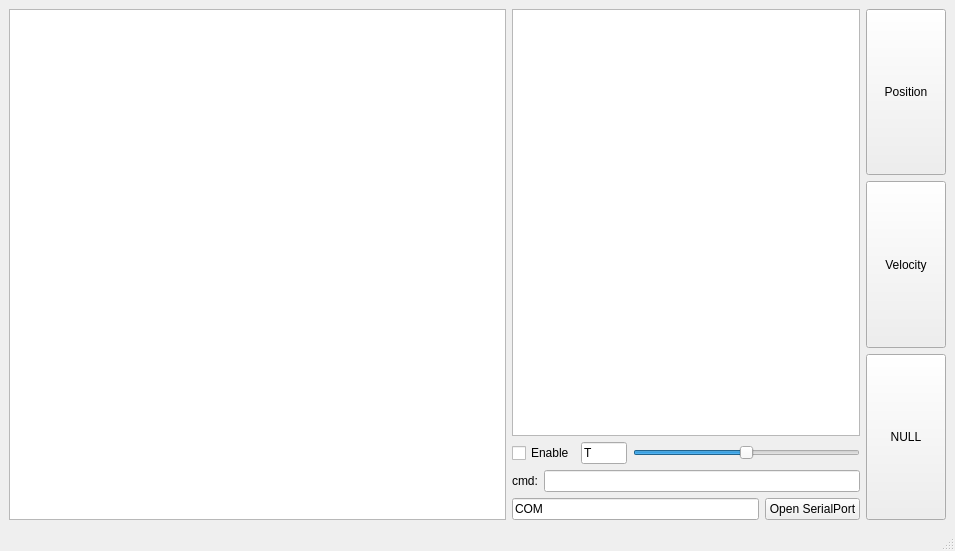
<?xml version="1.0" encoding="UTF-8"?>
<ui version="4.0">
 <class>MainWindow</class>
 <widget class="QMainWindow" name="MainWindow">
  <property name="geometry">
   <rect>
    <x>0</x>
    <y>0</y>
    <width>955</width>
    <height>551</height>
   </rect>
  </property>
  <property name="windowTitle">
   <string>MainWindow</string>
  </property>
  <widget class="QWidget" name="centralwidget">
   <layout class="QGridLayout" name="gridLayout">
    <item row="0" column="0">
     <layout class="QHBoxLayout" name="horizontalLayout_2" stretch="10,7,1">
      <item>
       <widget class="QPlainTextEdit" name="plainTextEdit_recvWnd"/>
      </item>
      <item>
       <layout class="QVBoxLayout" name="verticalLayout">
        <item>
         <widget class="QPlainTextEdit" name="plainTextEdit_logWnd"/>
        </item>
        <item>
         <layout class="QHBoxLayout" name="horizontalLayout_3" stretch="0,1,5">
          <item>
           <widget class="QCheckBox" name="checkBox_slidBarEnable">
            <property name="text">
             <string>Enable</string>
            </property>
           </widget>
          </item>
          <item>
           <widget class="QLineEdit" name="lineEdit_cmdPrefix">
            <property name="text">
             <string>T</string>
            </property>
           </widget>
          </item>
          <item>
           <widget class="QSlider" name="horizontalSlider">
            <property name="minimum">
             <number>-200</number>
            </property>
            <property name="maximum">
             <number>200</number>
            </property>
            <property name="orientation">
             <enum>Qt::Horizontal</enum>
            </property>
            <property name="tickPosition">
             <enum>QSlider::NoTicks</enum>
            </property>
           </widget>
          </item>
         </layout>
        </item>
        <item>
         <layout class="QHBoxLayout" name="horizontalLayout_4">
          <item>
           <widget class="QLabel" name="label">
            <property name="text">
             <string>cmd:</string>
            </property>
           </widget>
          </item>
          <item>
           <widget class="QLineEdit" name="lineEdit_cmdline"/>
          </item>
         </layout>
        </item>
        <item>
         <layout class="QHBoxLayout" name="horizontalLayout">
          <item>
           <widget class="QLineEdit" name="lineEdit_serialPortName">
            <property name="text">
             <string>COM</string>
            </property>
           </widget>
          </item>
          <item>
           <widget class="QPushButton" name="pushButton_openSerialPort">
            <property name="text">
             <string>Open SerialPort</string>
            </property>
           </widget>
          </item>
         </layout>
        </item>
       </layout>
      </item>
      <item>
       <layout class="QVBoxLayout" name="verticalLayout_2">
        <item>
         <widget class="QPushButton" name="pushButton_position">
          <property name="sizePolicy">
           <sizepolicy hsizetype="Minimum" vsizetype="Expanding">
            <horstretch>0</horstretch>
            <verstretch>0</verstretch>
           </sizepolicy>
          </property>
          <property name="text">
           <string>Position</string>
          </property>
         </widget>
        </item>
        <item>
         <widget class="QPushButton" name="pushButton_velocity">
          <property name="sizePolicy">
           <sizepolicy hsizetype="Minimum" vsizetype="Expanding">
            <horstretch>0</horstretch>
            <verstretch>0</verstretch>
           </sizepolicy>
          </property>
          <property name="text">
           <string>Velocity</string>
          </property>
         </widget>
        </item>
        <item>
         <widget class="QPushButton" name="pushButton">
          <property name="sizePolicy">
           <sizepolicy hsizetype="Minimum" vsizetype="Expanding">
            <horstretch>0</horstretch>
            <verstretch>0</verstretch>
           </sizepolicy>
          </property>
          <property name="text">
           <string>NULL</string>
          </property>
         </widget>
        </item>
       </layout>
      </item>
     </layout>
    </item>
   </layout>
  </widget>
  <widget class="QMenuBar" name="menubar">
   <property name="geometry">
    <rect>
     <x>0</x>
     <y>0</y>
     <width>955</width>
     <height>22</height>
    </rect>
   </property>
  </widget>
  <widget class="QStatusBar" name="statusbar"/>
 </widget>
 <resources/>
 <connections/>
</ui>
